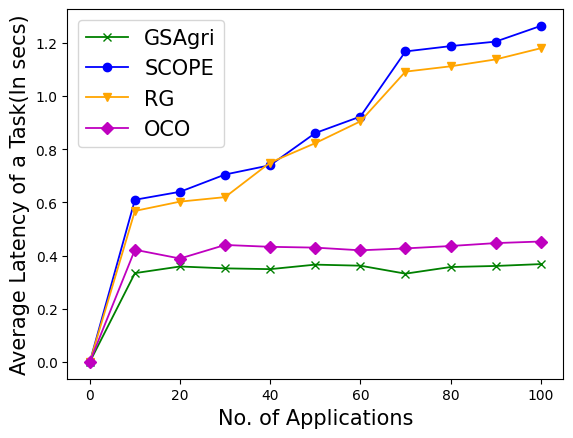

Python code for this plot:
import matplotlib.pyplot as plt

#x_axis = [0, 70, 140, 210, 280, 350, 420, 490, 560, 630, 700]
x_axis = [0, 10, 20, 30, 40, 50, 60, 70, 80, 90, 100]
y_axis_GSAgri = [0, 0.334, 0.359, .352, 0.349, 0.366, 0.362, 0.332, 0.357, 0.361, 0.368]
y_axis_SCOPE = [0, .61, 0.64, .705, 0.74, 0.861, .923, 1.168, 1.188, 1.205, 1.264]
y_axis_RG = [0, 0.568, .603, .62, .75, 0.823, .905, 1.092, 1.112, 1.138, 1.18]
y_axis_OCO = [0, 0.422, 0.389, 0.440, 0.433, 0.430, 0.4199, 0.427, 0.436, 0.447, 0.453]

plt.plot(x_axis, y_axis_GSAgri, marker='x', label='GSAgri', linewidth=1.3, color='green')
plt.plot(x_axis, y_axis_SCOPE, marker='o', label='SCOPE', linewidth=1.3, color='blue')
plt.plot(x_axis, y_axis_RG, marker='v', label='RG', linewidth=1.3, color='orange')
plt.plot(x_axis, y_axis_OCO, marker='D', label='OCO', linewidth=1.3, color='m')

#plt.title('Average Latency', fontsize = 15)

plt.ylabel('Average Latency of a Task(In secs)', fontsize = 15)
plt.xlabel('No. of Applications', fontsize = 15)
plt.legend(loc='best', prop={'size': 15})
plt.savefig('real_task_latency.png', bbox_inches='tight')
plt.show()
